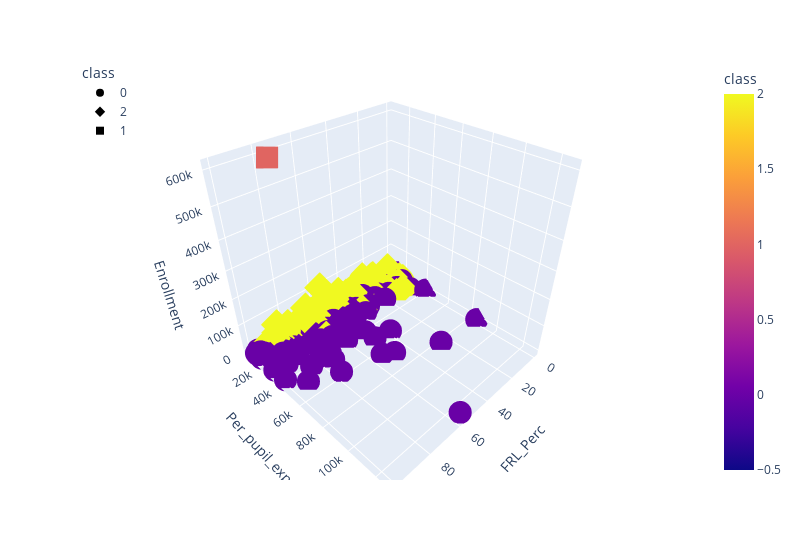

Notebook cell for this chart:
### Code cell
# 3D Plot.
fig = px.scatter_3d(
    dist_cluster,
    x="FRL_Perc",
    y="Per_pupil_exp",
    z="Enrollment",
    color="class",
    symbol="class",
    width=800,
)
fig.update_layout(legend=dict(x=0, y=1))
fig.show()

### Figure 1 — Plotly figure (JSON) as saved in the notebook; plotly's stock layout.template omitted (floating-point values rounded to 4 significant figures; data arrays with more than 128 entries replaced by an {"elided": "..."} marker saying what was removed)
{"data": [{"hovertemplate": "class=%{marker.color}<br>FRL_Perc=%{x}<br>Per_pupil_exp=%{y}<br>Enrollment=%{z}<extra></extra>", "legendgroup": "0", "marker": {"color": {"elided": "736 int values"}, "coloraxis": "coloraxis", "symbol": "circle"}, "mode": "markers", "name": "0", "scene": "scene", "showlegend": true, "type": "scatter3d", "x": {"elided": "736 float values"}, "y": {"elided": "736 int values"}, "z": {"elided": "736 int values"}}, {"hovertemplate": "class=%{marker.color}<br>FRL_Perc=%{x}<br>Per_pupil_exp=%{y}<br>Enrollment=%{z}<extra></extra>", "legendgroup": "2", "marker": {"color": {"elided": "299 int values"}, "coloraxis": "coloraxis", "symbol": "diamond"}, "mode": "markers", "name": "2", "scene": "scene", "showlegend": true, "type": "scatter3d", "x": {"elided": "299 float values"}, "y": {"elided": "299 int values"}, "z": {"elided": "299 int values"}}, {"hovertemplate": "class=%{marker.color}<br>FRL_Perc=%{x}<br>Per_pupil_exp=%{y}<br>Enrollment=%{z}<extra></extra>", "legendgroup": "1", "marker": {"color": [1], "coloraxis": "coloraxis", "symbol": "square"}, "mode": "markers", "name": "1", "scene": "scene", "showlegend": true, "type": "scatter3d", "x": [79.3], "y": [15920], "z": [607723]}], "layout": {"coloraxis": {"colorbar": {"title": {"text": "class"}}, "colorscale": [[0, "#0d0887"], [0.1111, "#46039f"], [0.2222, "#7201a8"], [0.3333, "#9c179e"], [0.4444, "#bd3786"], [0.5556, "#d8576b"], [0.6667, "#ed7953"], [0.7778, "#fb9f3a"], [0.8889, "#fdca26"], [1, "#f0f921"]]}, "legend": {"title": {"text": "class"}, "tracegroupgap": 0, "x": 0, "y": 1}, "margin": {"t": 60}, "scene": {"domain": {"x": [0, 1], "y": [0, 1]}, "xaxis": {"title": {"text": "FRL_Perc"}}, "yaxis": {"title": {"text": "Per_pupil_exp"}}, "zaxis": {"title": {"text": "Enrollment"}}}, "width": 800}}
